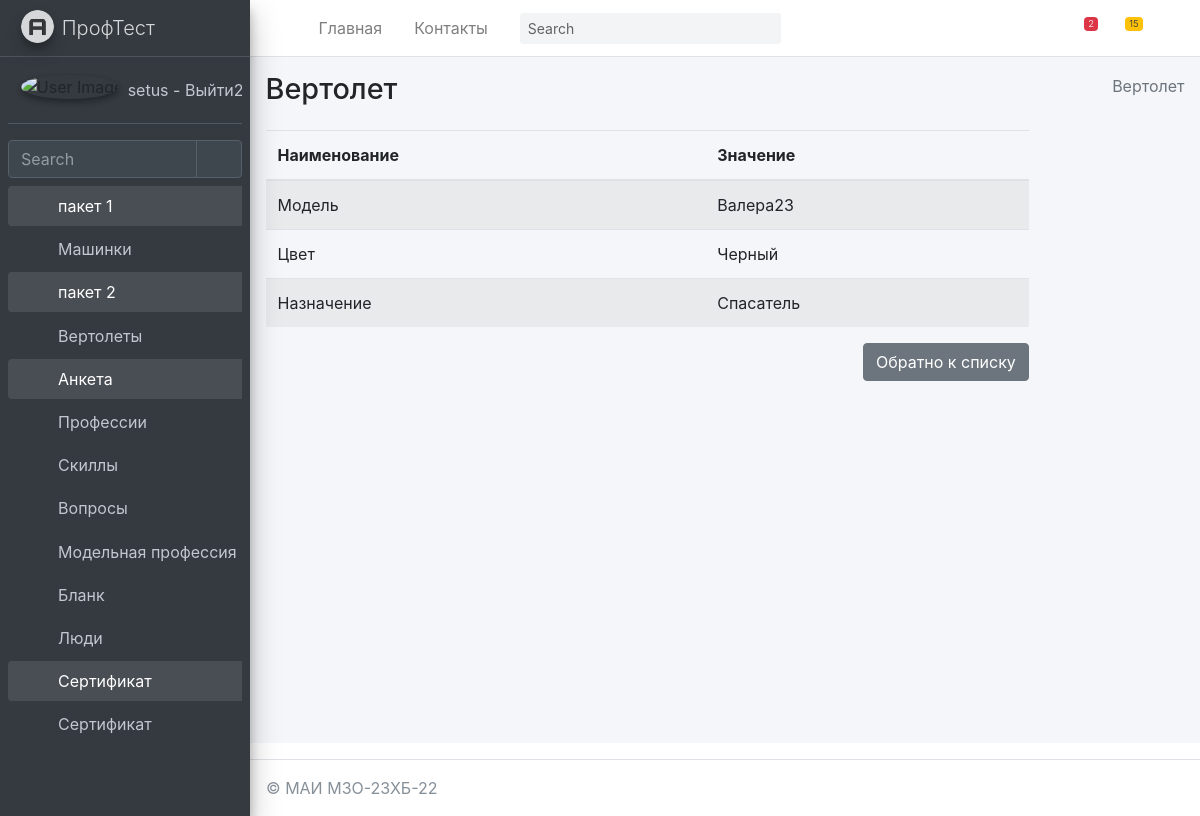
/helicopter/myhelicopter/detail/1/ (signed in), run on the app's committed database.
### mysite/helicopter/models.py (models this page shows, shortened)
class Forlog(models.Model):
    created_at = models.DateTimeField(auto_now_add=True,  verbose_name='Создано')
    updated_at = models.DateTimeField(auto_now=True, verbose_name='Обновлено')
    edesc = models.TextField(blank=True, null=True, verbose_name='Комментарий')
    erem = models.BooleanField(default=False, verbose_name='Удалить?')
    class Meta:
        abstract = True

class MyHelicopter(Forlog):
    name = models.CharField(max_length=255, blank=False, null= False, default="Валера23", verbose_name="Модель")
    color = models.CharField(max_length=255, blank=False, null = False, default="Черный", verbose_name="Цвет")
    nazn = models.CharField(max_length=255, blank=False, null = False, default="Спасатель", verbose_name="Назначение")
    class Meta:
        verbose_name = 'Вертолет'
        verbose_name_plural = 'Вертолеты'
        ordering = ['id']
    def get_fields(self):
        return [(field.name, field.value_to_string(self)) for field in MyHelicopter._meta.fields]

### mysite/helicopter/views.py (the view)
# urls.py: path('myhelicopter/detail/<int:pk>/', MyHelicopterDetail.as_view(), name='MyHelicopterDetail'),
@method_decorator(login_required(login_url='/login/'), name='dispatch')
class MyHelicopterDetail(DetailView):
	model = MyHelicopter
	context_object_name = 'myhelicopter_one'
	success_url = '/helicopter/myhelicopter/'
	def get_context_data(self, *, object_list=None, **kwargs):
		context = super(MyHelicopterDetail,self).get_context_data(**kwargs)
		context['sometry'] = self.model._meta.verbose_name
		context['slovar'] = {'name','color'}
		context['secslovar'] = {'nazn'}
		context['hidenslovar'] = {'id'}
		context['dopslovar'] = {'created_at','erem','edesc','updated_at'}
		context['model'] = self.model
		return context

### mysite/helicopter/templatetags/helicopter_tags.py (called while the page is built)
@register.filter(name='nonefortext')
def nonefortext(fieldvalue):
    return fieldvalue if fieldvalue and fieldvalue != "NULL" and fieldvalue != "None" and fieldvalue != ""  else "Не указано"

@register.simple_tag
def field_name(value, field):
    if hasattr(value, 'model'):
        value = value.model
    return value._meta.get_field(field).verbose_name

@register.simple_tag
def my_comeback():
    return "Обратно к списку"

### mysite/helicopter/templates/helicopter/myhelicopter_detail.html
{% extends 'helicopter/base.html' %}
{% load helicopter_tags %}
{% block content %}
    <div class="content-wrapper">
    {% block sidebar %}
        {% include 'helicopter/includes/_breadcrumb.html' %}
    {% endblock %}
        <section class="content">
            <div class="col-md-10">
                <table class="table table-striped">
                    <thead>
                    <tr>
                        <th scope="col">Наименование</th>
                        <th scope="col">Значение</th>
                    </tr>
                    </thead>
                    <tbody>
                    {% for name, value in myhelicopter_one.get_fields %}
                        {% if name in slovar %}
                            <tr>
                                <td>
                                    {% field_name myhelicopter_one name %}
                                </td>
                                <td>
                                    {{ value |  nonefortext }}
                                </td>
                            </tr>
                        {% endif %}
                     {% if name in secslovar %}
                            <tr>
                                <td>
                                    {% field_name myhelicopter_one name %}
                                </td>
                                <td>
                                    {{ value |  nonefortext }}
                                </td>
                            </tr>
                        {% endif %}
                    {% endfor %}
                    </tbody>
                </table>
            <a href="{% url 'helicopter:MyHelicopter' %}" class="btn btn-secondary float-right">
                {% my_comeback %}</a>
            </div>
        </section>
    </div>
{% endblock content %}

### mysite/templates/includes/full_sidebar.html
<aside class="main-sidebar sidebar-dark-primary elevation-4">
    <a href="/" class="brand-link">
        <img src="{{ ASSETS_ROOT }}/img/AdminLTELogo.png" alt="AdminLTE Logo" class="brand-image img-circle elevation-3"
             style="opacity: .8">
        <span class="brand-text font-weight-light">ПрофТест</span>
    </a>
    <div class="sidebar">
        <div class="user-panel mt-3 pb-3 mb-3 d-flex">
            <div class="image">
                <img src="{{ ASSETS_ROOT }}/img/user2-160x160.jpg" class="img-circle elevation-2" alt="User Image">
            </div>
            <div class="info">
                <a href="{% url 'logout' %}" class="d-block">
                    {{ request.user.username }} - Выйти2
                </a>
            </div>
        </div>
        <div class="form-inline">
            <div class="input-group" data-widget="sidebar-search">
                <input class="form-control form-control-sidebar" type="search" placeholder="Search" aria-label="Search">
                <div class="input-group-append">
                    <button class="btn btn-sidebar">
                        <i class="fas fa-search fa-fw"></i>
                    </button>
                </div>
            </div>
        </div>
        <nav class="mt-2">
            <ul class="nav nav-pills nav-sidebar flex-column" data-widget="treeview" role="menu" data-accordion="false">
                {% for item1 in SIDEBAR %}
                    <li class="nav-item {% if 'children' in item1 %} has-treeview menu-is-opening menu-open {% endif %}">
                    <a href="{% if 'children' in item1 %}#{% else %}{{ item1.url }}{% endif %}" class="nav-link">
                        <i class="nav-icon fas fa-circle {{ item1.color }}"></i>
                        <p>
                            {{ item1.name }}
                            {% if 'children' in item1 %}<i class="right fas fa-angle-left"></i>{% endif %}
                        </p>
                    </a>
                    <ul class="nav nav-treeview">
                    {% if 'children' in item1 %}
                        {% for item2 in item1.children %}
                            <li class="nav-item">
                                <a href="{{ item2.url }}" class="nav-link">
                                    <i class="far fa-circle nav-icon"></i>
                                    <p>{{ item2.name }}</p>
                                </a>
                            </li>
                        {% endfor %}
                    {% endif %}
                    </ul>
                    </li>
                {% endfor %}
            </ul>
        </nav>
    </div>
</aside>

### data on the page
MyHelicopter: name "Валера23" "Черный", nazn "Спасатель"

### other printed values
{{ request.user.username }} "setus"
{{ item1.name }} "пакет 1" "пакет 2" "Анкета" "Сертификат"
{{ item2.name }} "Машинки" "Вертолеты" "Профессии" "Скиллы" "Вопросы" "Модельная профессия" "Бланк" "Люди" "Сертификат"
{{ sometry }} "Вертолет"
